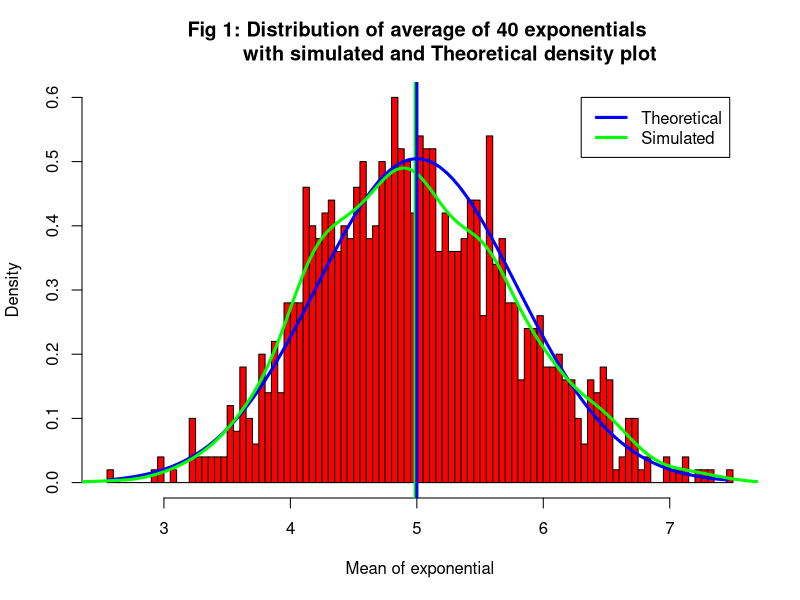
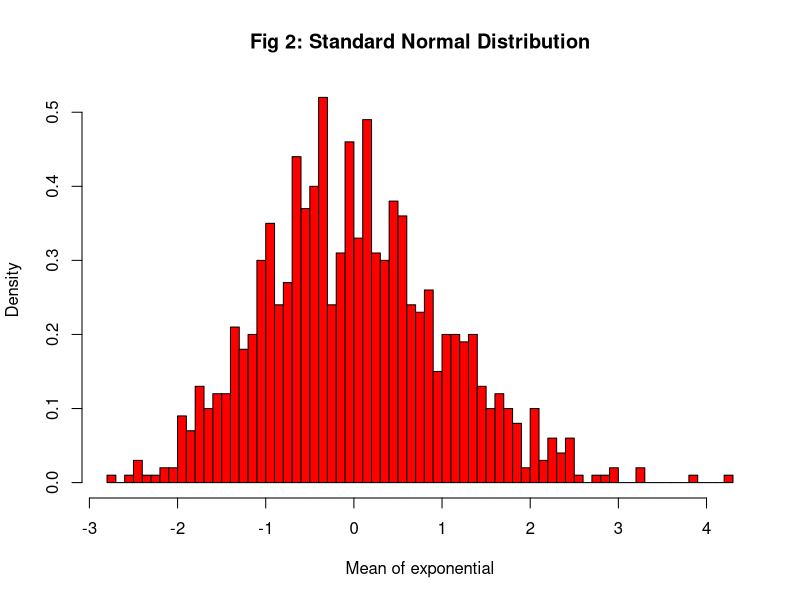
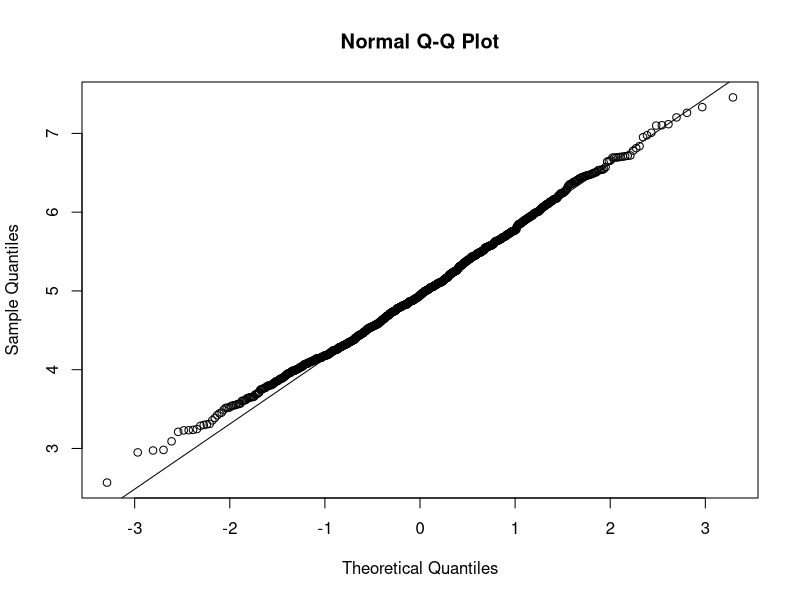
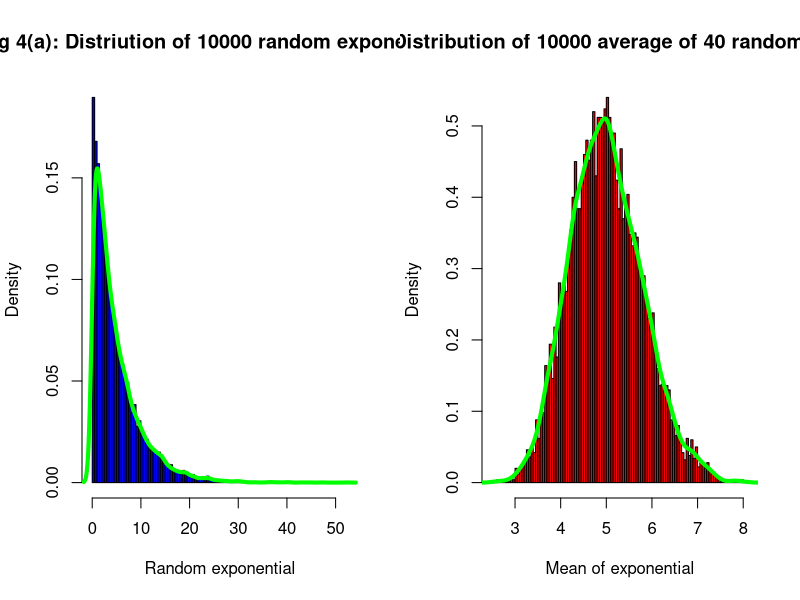

Generate these figures, in order, with R:
## ---- chunk 1

set.seed(3)
expomean <- NULL
expomean2 <- NULL
normexpo <- NULL
lamda <- 0.2
num <- 40

## ---- chunk 2
expofunc <- function(num, lamda) 
{
  mean(rexp(num, rate = lamda))
}
## ---- chunk 3
for (i in 1 : 1000) expomean = c(expomean, expofunc(num, lamda))

print(paste0("Simulated mean : ", mean(expomean)))
print(paste0("Theoretical mean : ", 1/lamda))
## ---- chunk 4
print(paste0("Simulated variance : ", var(expomean)))
print(paste0("Theoterical variance : ", ((1/lamda)^2)/40))
## ---- chunk 5
h <- hist(expomean, breaks = 100, col = "red",  prob = TRUE, 
          main = "Fig 1: Distribution of average of 40 exponentials 
          with simulated and Theoretical density plot", 
          xlab = "Mean of exponential",
          ylab = "Density")
abline(v = mean(expomean), col = "green", lwd = 3)
xfit <- seq(min(expomean),max(expomean),length = 100) 
yfit <- dnorm(xfit,mean = 1/lamda,sd = 1/lamda/sqrt(40))
lines(xfit, yfit, col = "blue", lwd = 3)
lines(density(expomean), col = "green", lwd = 3)
abline(v = 1/lamda, col = "blue", lwd = 3)
legend(6.3, 0.6, c("Theoretical", "Simulated"), lty = c(1,1),
       lwd = c(3,3), col = c("blue", "green"))
## ---- chunk 6
for (i in 1 : 1000) normexpo = 
  c(normexpo, (expofunc(num, lamda) - 1/lamda)*sqrt(num)*lamda)

hist(normexpo, breaks = 100, col = "red",  prob = TRUE, 
     main = "Fig 2: Standard Normal Distribution", 
     xlab = "Mean of exponential",
     ylab = "Density")
## ---- chunk 7

qqnorm(expomean)
qqline(expomean)
## ---- chunk 8
par(mfrow = c(1,2))
rexpo <- rexp(10000, rate = 0.2)
hist(rexpo, probability = TRUE, col = "blue", breaks = 100,
     main = "Fig 4(a): Distriution of 10000 random exponentials",
     xlab = "Random exponential",
     ylab = "Density")
lines(density(rexpo), lwd = 4, col = "green")

for (i in 1 : 10000) expomean2 = c(expomean2, expofunc(num, lamda))
h <- hist(expomean2, breaks = 100, col = "red",  prob = TRUE, 
          main = "Fig 4(b): Distribution of 10000 average of 40 random exponentials", 
          xlab = "Mean of exponential",
          ylab = "Density")
lines(density(expomean2), lwd = 4, col = "green")

